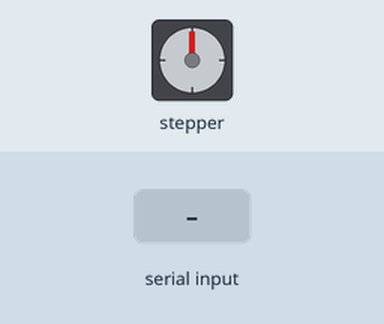
Simulated run of this sketch. Board: Arduino Uno, built with avr-gcc and run on an emulated ATmega328P. On the bench: stepper motor. The test bench sets the inputs (shaded band). Stepper angles assume 200 steps per turn; what the sketch prints to the serial monitor is not drawn.

Above: at 1.2 s.
1.3 s: "<T,45>" received over Serial
At 1.86 s:
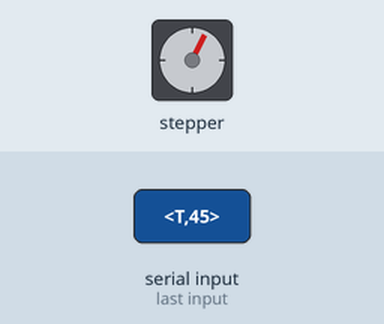
At 2.9 s:
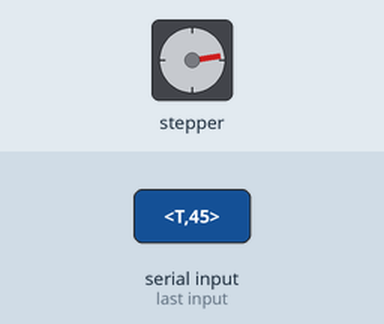
4.3 s: "<R90>" received over Serial
Timing chart, 0 to 7.3 s (numbered marks = the images above; inputs shaded):
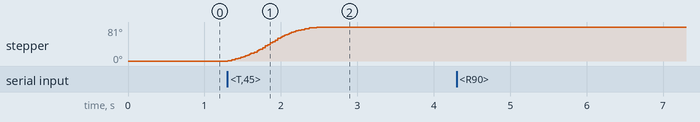

Measured:
- after the input at 1.3 s, stepper: turns 81° clockwise in 1.2 s, starting at once
- after the input at 4.3 s, every drawn part: stays the same

The sketch:

nijuyon-scope-sim.ino
```cpp
#include <AccelStepper.h>
#include <MultiStepper.h>

#define AZI_STEP  2 // Digital Pin 2
#define AZI_DIR   3 // etc.
#define ALT_STEP  4
#define ALT_DIR   5

#define DIRECTION_NORTH  0
#define DIRECTION_SOUTH  1
#define DIRECTION_WEST   0
#define DIRECTION_EAST   1
#define MOTION_START     0 // from INDILIB. i.e. enum TelescopeMotionCommand {MOTION_START = 0, MOTION_STOP};
#define MOTION_STOP      1 // from INDILIB

enum scopeState {
   SCOPE_IDLE,
   SCOPE_SLEWING,
   SCOPE_TRACKING,
   SCOPE_PARKING,
   SCOPE_PARKED,
   SCOPE_MANMOVE
};

long dir_NS, dir_WE;
long motionCommand_NS, motionCommand_WE;

scopeState trackState = SCOPE_IDLE;

const long AZI_LIM_HI = 5000000;
const long AZI_LIM_LO = -5000000;
const long ALT_LIM_HI = 500000;
const long ALT_LIM_LO = 0;

const boolean DISABLE_OUTPUT = true;

const float manualSpeedSP = 600;   // The speed used for the MoveNorthSouth and MoveWestEast movements.

const float maxALTspeed_SP = 750.0;    // Pulses to Drive Controller per second
const float maxAZIspeed_SP = 1000.0;    // Pulses to Drive Controller per second

const float sec_to_max_speed = 10.0; // Seconds to go from zero to max speed
const float sync_speed = 5.0;        // pulses per sec. Track rate for Right Ascension.

const byte numChars = 32;
const byte cmdChars = 2;
boolean newData = false;

long RecdAZI = 0;
long RecdALT = 0;
long AZI_SP = 0;
long ALT_SP = 0;

long messageCntr = 0;

char receivedChars[numChars];   // an array to store the received data
char tempChars[numChars];       // temporary array for use when parsing
char RecdCMD;

bool targetCMD = false;
bool sendposCMD = false;
bool trackCMD = false;
bool MoveNS_CMD = false;
bool MoveWE_CMD = false;

unsigned long time = millis();
unsigned long updateTime = time + 1000;
const float RAdrift_1msec = 24.0 / 86400 / 1000;

AccelStepper stepperAZI(AccelStepper::DRIVER, AZI_STEP, AZI_DIR);
AccelStepper stepperALT(AccelStepper::DRIVER, ALT_STEP, ALT_DIR);

void setup() {
   Serial.begin(57600);

   stepperAZI.setMaxSpeed(maxAZIspeed_SP);
   stepperAZI.setAcceleration(maxAZIspeed_SP / sec_to_max_speed);

   stepperALT.setMaxSpeed(maxALTspeed_SP); // 3.203125
   stepperALT.setAcceleration(maxALTspeed_SP / sec_to_max_speed);
}

void loop() {

    // Check for time update messages on the serial bus.
    recvWithStartEndMarkers(); // Check for new data on the serial bus
    if (newData == true) { // if a new complete message has been received:
        strcpy(tempChars, receivedChars);
            // this temporary copy is necessary to protect the original data
            //   because strtok() used in parseData() replaces the commas with \0
        parseData();

        if (sendposCMD) { sendCurrentPosition(); sendposCMD = false; }
        if (targetCMD) { issueDriverCommand(); targetCMD = false; }
        if (trackCMD) { setToTrackMode(); trackCMD = false; }
        if (MoveNS_CMD) { moveNorthSouth(); MoveNS_CMD = false; }
        if (MoveWE_CMD) { moveWestEast(); MoveWE_CMD = false; }

        newData = false;
    }

    switch (trackState) {

      case SCOPE_IDLE:
        // Do nothing.
        break;

      case SCOPE_SLEWING:
        stepperAZI.run();
        stepperALT.run();
        break;

      case SCOPE_PARKING:
        stepperAZI.run();
        stepperALT.run();
        break;

      case SCOPE_TRACKING:
        stepperAZI.runSpeed();
        break;

      case SCOPE_PARKED:
        // Do nothing
        break;

      case SCOPE_MANMOVE:
        stepperAZI.runSpeed();
        stepperALT.runSpeed();
        break;

      default:
        // Do nothing.
        break;
    }

}

void issueDriverCommand() {

  trackState = SCOPE_SLEWING;

  // Limit checking
  if (RecdAZI > AZI_LIM_HI) { RecdAZI = AZI_LIM_HI; }
  if (RecdAZI < AZI_LIM_LO) { RecdAZI = AZI_LIM_LO; }
  if (RecdALT > ALT_LIM_HI) { RecdALT = ALT_LIM_HI; }
  if (RecdALT < ALT_LIM_LO) { RecdALT = ALT_LIM_LO; }

  // stop the stepper motors
  stepperAZI.stop();
  stepperALT.stop();

  // Reset the movement rate and acceleration parameters.
  stepperAZI.setMaxSpeed(maxAZIspeed_SP);
  stepperAZI.setAcceleration(maxAZIspeed_SP / sec_to_max_speed);
  stepperALT.setMaxSpeed(maxALTspeed_SP * 1.0); // 3.203125
  stepperALT.setAcceleration(maxALTspeed_SP / sec_to_max_speed);
  stepperAZI.run();
  stepperALT.run();

  // Issue moveTo if the setpoint has changed.
  if (RecdAZI != AZI_SP) {
    AZI_SP = RecdAZI;
    stepperAZI.moveTo(AZI_SP);
  }

  if (RecdALT != ALT_SP) {
    ALT_SP = RecdALT;
    stepperALT.moveTo(ALT_SP);
  }

}

void setToTrackMode() {
  stepperAZI.setSpeed(-sync_speed);
  trackState = SCOPE_TRACKING;
}

void moveNorthSouth() {
  long diffSteps;
  long ALTTarget;
  int stepSize = 50;

  if (dir_NS == DIRECTION_NORTH ) {
    diffSteps = stepSize;

  } else if (dir_NS == DIRECTION_SOUTH) {
    diffSteps = -stepSize;
  }

  if (motionCommand_NS == MOTION_START ) {
    ALTTarget = stepperALT.currentPosition() + diffSteps;
    stepperALT.moveTo(ALTTarget);
    stepperALT.setSpeed(manualSpeedSP);
    trackState = SCOPE_MANMOVE;

  } else if (motionCommand_NS == MOTION_STOP) {
    stepperALT.stop();
    trackState = SCOPE_IDLE;
  }
}

void moveWestEast() {
  long diffSteps;
  long AZITarget;
  int stepSize = 50;

  if (dir_WE == DIRECTION_WEST ) {
    diffSteps = stepSize;
  } else if (dir_WE == DIRECTION_EAST) {
    diffSteps = -stepSize;
  }

  if (motionCommand_WE == MOTION_START ) {

    AZITarget = stepperAZI.currentPosition() + diffSteps;
    stepperAZI.moveTo(AZITarget);
    stepperAZI.setSpeed(manualSpeedSP);
    trackState = SCOPE_MANMOVE;

  } else if (motionCommand_WE == MOTION_STOP) {

    stepperAZI.stop();
    trackState = SCOPE_IDLE;
  }
}

/*
 *  Functions for received serial communication
 *
 *  Expects a packet like: <T,45,-3000>\0
 */

void recvWithStartEndMarkers() {
    static boolean recvInProgress = false;
    static byte ndx = 0;
    char startMarker = '<';
    char endMarker = '>';
    char rc;

    while (Serial.available() > 0 && newData == false) {
        rc = Serial.read();

        if (recvInProgress == true) {
            if (rc != endMarker) {
                receivedChars[ndx] = rc;
                ndx++;
                if (ndx >= numChars) {
                    ndx = numChars - 1;
                }
            }
            else {
                receivedChars[ndx] = '\0'; // terminate the string
                recvInProgress = false;
                ndx = 0;
                newData = true;
            }
        }

        else if (rc == startMarker) {
            recvInProgress = true;
        }
    }
}

void parseData() {      // split the data into its parts

    char * strtokIndx; // this is used by strtok() as an index
    int dir;
    int motionCommand;
    // print the received messages
    //Serial.print("<");
    //Serial.print(tempChars);
    //Serial.println(">");

    strtokIndx = strtok(tempChars,","); // get the first part - the string
    RecdCMD = *strtokIndx; // convert and copy it to the received command.

    strtokIndx = strtok(NULL, ","); // this continues where the previous call left off
    RecdAZI = atol(strtokIndx);

    strtokIndx = strtok(NULL, ","); // this continues where the previous call left off
    RecdALT = atol(strtokIndx);

    if (RecdCMD == 'T') {
      targetCMD = true;

    } else if (RecdCMD == 'R') {
      sendposCMD = true;

    } else if (RecdCMD == 'S') {
      trackCMD = true;

    } else if (RecdCMD == 'N') {
      MoveNS_CMD = true;
      dir_NS = RecdAZI;
      motionCommand_NS = RecdALT;

    } else if (RecdCMD == 'W') {
      MoveWE_CMD = true;
      dir_WE = RecdALT;
      motionCommand_WE = RecdALT;
    }
}

void sendCurrentPosition() {
    Serial.print("<U,");
    Serial.print(stepperAZI.currentPosition());
    Serial.print(",");
    Serial.print(stepperALT.currentPosition());
    Serial.println(">");
}
```
